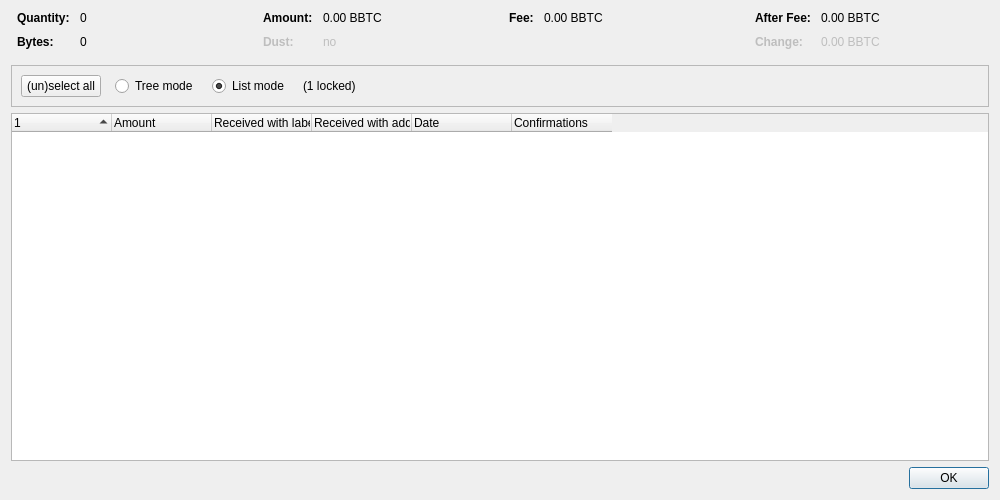
<?xml version="1.0" encoding="UTF-8"?>
<ui version="4.0">
 <class>CoinControlDialog</class>
 <widget class="QDialog" name="CoinControlDialog">
  <property name="geometry">
   <rect>
    <x>0</x>
    <y>0</y>
    <width>1000</width>
    <height>500</height>
   </rect>
  </property>
  <property name="windowTitle">
   <string>Coin Selection</string>
  </property>
  <layout class="QVBoxLayout" name="verticalLayout">
   <item>
    <layout class="QHBoxLayout" name="horizontalLayoutTop" stretch="0,0,0,0">
     <property name="topMargin">
      <number>0</number>
     </property>
     <property name="bottomMargin">
      <number>10</number>
     </property>
     <item>
      <layout class="QFormLayout" name="formLayoutCoinControl1">
       <property name="horizontalSpacing">
        <number>10</number>
       </property>
       <property name="verticalSpacing">
        <number>10</number>
       </property>
       <property name="leftMargin">
        <number>6</number>
       </property>
       <property name="rightMargin">
        <number>6</number>
       </property>
       <item row="0" column="0">
        <widget class="QLabel" name="labelCoinControlQuantityText">
         <property name="font">
          <font>
           <weight>75</weight>
           <bold>true</bold>
          </font>
         </property>
         <property name="text">
          <string>Quantity:</string>
         </property>
        </widget>
       </item>
       <item row="0" column="1">
        <widget class="QLabel" name="labelCoinControlQuantity">
         <property name="cursor">
          <cursorShape>IBeamCursor</cursorShape>
         </property>
         <property name="contextMenuPolicy">
          <enum>Qt::ActionsContextMenu</enum>
         </property>
         <property name="text">
          <string notr="true">0</string>
         </property>
         <property name="textInteractionFlags">
          <set>Qt::LinksAccessibleByMouse|Qt::TextSelectableByKeyboard|Qt::TextSelectableByMouse</set>
         </property>
        </widget>
       </item>
       <item row="1" column="0">
        <widget class="QLabel" name="labelCoinControlBytesText">
         <property name="font">
          <font>
           <weight>75</weight>
           <bold>true</bold>
          </font>
         </property>
         <property name="text">
          <string>Bytes:</string>
         </property>
        </widget>
       </item>
       <item row="1" column="1">
        <widget class="QLabel" name="labelCoinControlBytes">
         <property name="cursor">
          <cursorShape>IBeamCursor</cursorShape>
         </property>
         <property name="contextMenuPolicy">
          <enum>Qt::ActionsContextMenu</enum>
         </property>
         <property name="text">
          <string notr="true">0</string>
         </property>
         <property name="textInteractionFlags">
          <set>Qt::LinksAccessibleByMouse|Qt::TextSelectableByKeyboard|Qt::TextSelectableByMouse</set>
         </property>
        </widget>
       </item>
      </layout>
     </item>
     <item>
      <layout class="QFormLayout" name="formLayoutCoinControl2">
       <property name="horizontalSpacing">
        <number>10</number>
       </property>
       <property name="verticalSpacing">
        <number>10</number>
       </property>
       <property name="leftMargin">
        <number>6</number>
       </property>
       <property name="rightMargin">
        <number>6</number>
       </property>
       <item row="0" column="0">
        <widget class="QLabel" name="labelCoinControlAmountText">
         <property name="font">
          <font>
           <weight>75</weight>
           <bold>true</bold>
          </font>
         </property>
         <property name="text">
          <string>Amount:</string>
         </property>
        </widget>
       </item>
       <item row="0" column="1">
        <widget class="QLabel" name="labelCoinControlAmount">
         <property name="cursor">
          <cursorShape>IBeamCursor</cursorShape>
         </property>
         <property name="contextMenuPolicy">
          <enum>Qt::ActionsContextMenu</enum>
         </property>
         <property name="text">
          <string notr="true">0.00 BBTC</string>
         </property>
         <property name="textInteractionFlags">
          <set>Qt::LinksAccessibleByMouse|Qt::TextSelectableByKeyboard|Qt::TextSelectableByMouse</set>
         </property>
        </widget>
       </item>
       <item row="1" column="0">
        <widget class="QLabel" name="labelCoinControlLowOutputText">
         <property name="enabled">
          <bool>false</bool>
         </property>
         <property name="font">
          <font>
           <weight>75</weight>
           <bold>true</bold>
          </font>
         </property>
         <property name="text">
          <string>Dust:</string>
         </property>
        </widget>
       </item>
       <item row="1" column="1">
        <widget class="QLabel" name="labelCoinControlLowOutput">
         <property name="enabled">
          <bool>false</bool>
         </property>
         <property name="cursor">
          <cursorShape>IBeamCursor</cursorShape>
         </property>
         <property name="contextMenuPolicy">
          <enum>Qt::ActionsContextMenu</enum>
         </property>
         <property name="text">
          <string notr="true">no</string>
         </property>
         <property name="textInteractionFlags">
          <set>Qt::LinksAccessibleByMouse|Qt::TextSelectableByKeyboard|Qt::TextSelectableByMouse</set>
         </property>
        </widget>
       </item>
      </layout>
     </item>
     <item>
      <layout class="QFormLayout" name="formLayoutCoinControl3">
       <property name="horizontalSpacing">
        <number>10</number>
       </property>
       <property name="verticalSpacing">
        <number>10</number>
       </property>
       <property name="leftMargin">
        <number>6</number>
       </property>
       <property name="rightMargin">
        <number>6</number>
       </property>
       <item row="0" column="0">
        <widget class="QLabel" name="labelCoinControlFeeText">
         <property name="font">
          <font>
           <weight>75</weight>
           <bold>true</bold>
          </font>
         </property>
         <property name="text">
          <string>Fee:</string>
         </property>
        </widget>
       </item>
       <item row="0" column="1">
        <widget class="QLabel" name="labelCoinControlFee">
         <property name="cursor">
          <cursorShape>IBeamCursor</cursorShape>
         </property>
         <property name="contextMenuPolicy">
          <enum>Qt::ActionsContextMenu</enum>
         </property>
         <property name="text">
          <string notr="true">0.00 BBTC</string>
         </property>
         <property name="textInteractionFlags">
          <set>Qt::LinksAccessibleByMouse|Qt::TextSelectableByKeyboard|Qt::TextSelectableByMouse</set>
         </property>
        </widget>
       </item>
      </layout>
     </item>
     <item>
      <layout class="QFormLayout" name="formLayoutCoinControl4">
       <property name="horizontalSpacing">
        <number>10</number>
       </property>
       <property name="verticalSpacing">
        <number>10</number>
       </property>
       <property name="leftMargin">
        <number>6</number>
       </property>
       <property name="rightMargin">
        <number>6</number>
       </property>
       <item row="0" column="0">
        <widget class="QLabel" name="labelCoinControlAfterFeeText">
         <property name="font">
          <font>
           <weight>75</weight>
           <bold>true</bold>
          </font>
         </property>
         <property name="text">
          <string>After Fee:</string>
         </property>
        </widget>
       </item>
       <item row="0" column="1">
        <widget class="QLabel" name="labelCoinControlAfterFee">
         <property name="cursor">
          <cursorShape>IBeamCursor</cursorShape>
         </property>
         <property name="contextMenuPolicy">
          <enum>Qt::ActionsContextMenu</enum>
         </property>
         <property name="text">
          <string notr="true">0.00 BBTC</string>
         </property>
         <property name="textInteractionFlags">
          <set>Qt::LinksAccessibleByMouse|Qt::TextSelectableByKeyboard|Qt::TextSelectableByMouse</set>
         </property>
        </widget>
       </item>
       <item row="1" column="0">
        <widget class="QLabel" name="labelCoinControlChangeText">
         <property name="enabled">
          <bool>false</bool>
         </property>
         <property name="font">
          <font>
           <weight>75</weight>
           <bold>true</bold>
          </font>
         </property>
         <property name="text">
          <string>Change:</string>
         </property>
        </widget>
       </item>
       <item row="1" column="1">
        <widget class="QLabel" name="labelCoinControlChange">
         <property name="enabled">
          <bool>false</bool>
         </property>
         <property name="cursor">
          <cursorShape>IBeamCursor</cursorShape>
         </property>
         <property name="contextMenuPolicy">
          <enum>Qt::ActionsContextMenu</enum>
         </property>
         <property name="text">
          <string notr="true">0.00 BBTC</string>
         </property>
         <property name="textInteractionFlags">
          <set>Qt::LinksAccessibleByMouse|Qt::TextSelectableByKeyboard|Qt::TextSelectableByMouse</set>
         </property>
        </widget>
       </item>
      </layout>
     </item>
    </layout>
   </item>
   <item>
    <widget class="QFrame" name="frame">
     <property name="minimumSize">
      <size>
       <width>0</width>
       <height>40</height>
      </size>
     </property>
     <property name="frameShape">
      <enum>QFrame::StyledPanel</enum>
     </property>
     <property name="frameShadow">
      <enum>QFrame::Sunken</enum>
     </property>
     <layout class="QHBoxLayout" name="horizontalLayout">
      <item>
       <layout class="QHBoxLayout" name="horizontalLayoutPanel" stretch="0,0,0,0,0">
        <property name="spacing">
         <number>14</number>
        </property>
        <item>
         <widget class="QPushButton" name="pushButtonSelectAll">
          <property name="sizePolicy">
           <sizepolicy hsizetype="Maximum" vsizetype="Fixed">
            <horstretch>0</horstretch>
            <verstretch>0</verstretch>
           </sizepolicy>
          </property>
          <property name="text">
           <string>(un)select all</string>
          </property>
          <property name="autoDefault">
           <bool>false</bool>
          </property>
         </widget>
        </item>
        <item>
         <widget class="QRadioButton" name="radioTreeMode">
          <property name="sizePolicy">
           <sizepolicy hsizetype="Maximum" vsizetype="Fixed">
            <horstretch>0</horstretch>
            <verstretch>0</verstretch>
           </sizepolicy>
          </property>
          <property name="text">
           <string>Tree mode</string>
          </property>
         </widget>
        </item>
        <item>
         <widget class="QRadioButton" name="radioListMode">
          <property name="sizePolicy">
           <sizepolicy hsizetype="Maximum" vsizetype="Fixed">
            <horstretch>0</horstretch>
            <verstretch>0</verstretch>
           </sizepolicy>
          </property>
          <property name="text">
           <string>List mode</string>
          </property>
          <property name="checked">
           <bool>true</bool>
          </property>
         </widget>
        </item>
        <item>
         <widget class="QLabel" name="labelLocked">
          <property name="text">
           <string notr="true">(1 locked)</string>
          </property>
         </widget>
        </item>
        <item>
         <spacer name="horizontalSpacer">
          <property name="orientation">
           <enum>Qt::Horizontal</enum>
          </property>
          <property name="sizeHint" stdset="0">
           <size>
            <width>40</width>
            <height>20</height>
           </size>
          </property>
         </spacer>
        </item>
       </layout>
      </item>
     </layout>
    </widget>
   </item>
   <item>
    <widget class="CoinControlTreeWidget" name="treeWidget">
     <property name="contextMenuPolicy">
      <enum>Qt::CustomContextMenu</enum>
     </property>
     <property name="sortingEnabled">
      <bool>false</bool>
     </property>
     <property name="columnCount">
      <number>6</number>
     </property>
     <attribute name="headerShowSortIndicator" stdset="0">
      <bool>true</bool>
     </attribute>
     <attribute name="headerStretchLastSection">
      <bool>false</bool>
     </attribute>
     <column>
      <property name="text">
       <string/>
      </property>
     </column>
     <column>
      <property name="text">
       <string>Amount</string>
      </property>
     </column>
     <column>
      <property name="text">
       <string>Received with label</string>
      </property>
     </column>
     <column>
      <property name="text">
       <string>Received with address</string>
      </property>
     </column>
     <column>
      <property name="text">
       <string>Date</string>
      </property>
     </column>
     <column>
      <property name="text">
       <string>Confirmations</string>
      </property>
      <property name="toolTip">
       <string>Confirmed</string>
      </property>
     </column>
     <column>
      <property name="text">
       <string/>
      </property>
     </column>
     <column>
      <property name="text">
       <string/>
      </property>
     </column>
     <column>
      <property name="text">
       <string/>
      </property>
     </column>
     <column>
      <property name="text">
       <string/>
      </property>
     </column>
    </widget>
   </item>
   <item>
    <widget class="QDialogButtonBox" name="buttonBox">
     <property name="orientation">
      <enum>Qt::Horizontal</enum>
     </property>
     <property name="standardButtons">
      <set>QDialogButtonBox::Ok</set>
     </property>
    </widget>
   </item>
  </layout>
 </widget>
 <customwidgets>
  <customwidget>
   <class>CoinControlTreeWidget</class>
   <extends>QTreeWidget</extends>
   <header>qt/coincontroltreewidget.h</header>
  </customwidget>
 </customwidgets>
 <resources/>
 <connections/>
</ui>
